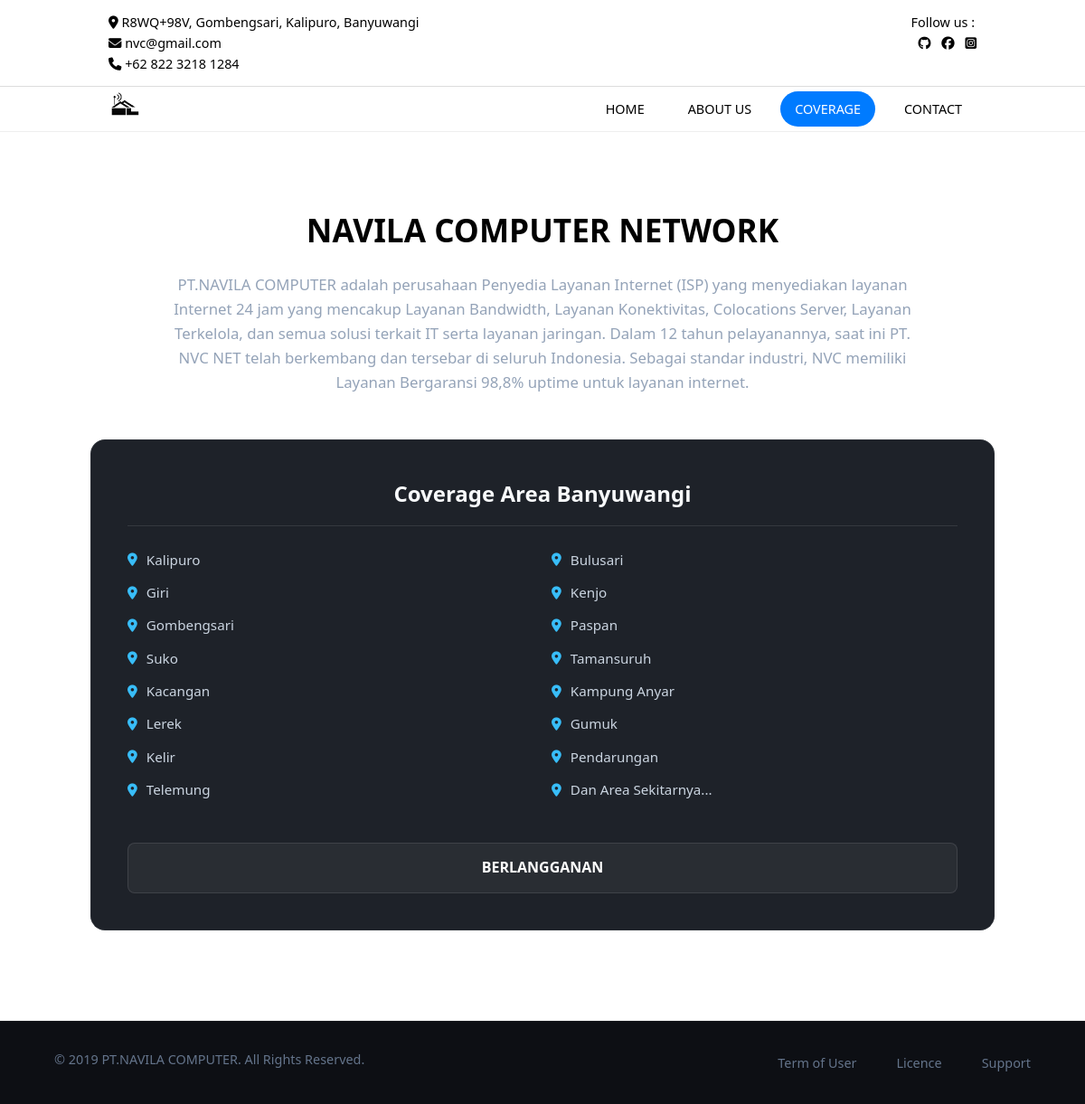
The page /pages/coverage.php on the database its author committed.
### tables this page shows
CREATE TABLE IF NOT EXISTS `coverage_area` (
  `id_coverage` INT AUTO_INCREMENT PRIMARY KEY,
  `nama_kota` VARCHAR(100) NOT NULL,
  `daftar_area` TEXT NOT NULL COMMENT 'Pisahkan tiap area dengan koma',
  `urutan` INT DEFAULT 0,
  `created_at` TIMESTAMP DEFAULT CURRENT_TIMESTAMP
);

### pages/coverage.php (the view, shortened to what this page needs)
<!DOCTYPE html>
<html lang="id">
<head>
  <link rel="stylesheet" href="../assets/css/style.css">
  <link rel="stylesheet" href="https://cdnjs.cloudflare.com/ajax/libs/font-awesome/6.5.2/css/all.min.css">
</head>
<body>
  <div class="about">
    <div class="wadah">
      <div class="kontak-info">
        <p><i class="fa-solid fa-location-dot" aria-hidden="true"></i> R8WQ+98V, Gombengsari, Kalipuro, Banyuwangi</p>
        <p><i class="fa-solid fa-envelope" aria-hidden="true"></i> nvc@gmail.com</p>
        <p><i class="fa-solid fa-phone" aria-hidden="true"></i> +62 822 3218 1284</p>
      </div>
      <div class="follow">
        <p>Follow us : </p>
        <p>
          <a href="https://github.com/TheoAchmadd/nvcnet"><i class="fa-brands fa-github"></i></a>
          <a href="#"><i class="fa-brands fa-facebook"></i></a>
          <a href="#"><i class="fa-brands fa-square-instagram"></i></a>
        </p>
      </div>
    </div>
  </div>
  <nav class="navbar">
    <a href="#" class="logo-nav"><img src="../assets/gambar/Enhance_the_uploaded-removebg-preview.png" alt="Logo NVC Network"></a>
    <div class="navigasi">
      <a href="../index.php">HOME</a>
      <a href="../pages/about.php">ABOUT US</a>
      <a href="" class="active">COVERAGE</a>
      <a href="../pages/contact.php">CONTACT</a>
    </div>
  </nav>
  <section class="coverage">
    <div class="coverage-container">
      <h2>NAVILA COMPUTER NETWORK</h2>
      <p class="desc">
        PT.NAVILA COMPUTER adalah perusahaan Penyedia Layanan Internet (ISP) yang menyediakan layanan Internet 24 jam
        yang mencakup Layanan Bandwidth, Layanan Konektivitas, Colocations Server, Layanan Terkelola, dan semua solusi terkait IT
        serta layanan jaringan. Dalam 12 tahun pelayanannya, saat ini PT. NVC NET telah berkembang dan tersebar di seluruh Indonesia.
        Sebagai standar industri, NVC memiliki Layanan Bergaransi 98,8% uptime untuk layanan internet.
      </p>
      <div class="coverage-grid">
        <?php
        require_once "../assets/config/koneksi.php";
        $cov_check = $conn->query("SHOW TABLES LIKE 'coverage_area'");
        if ($cov_check && $cov_check->num_rows > 0) {
            $cov_res = $conn->query("SELECT * FROM coverage_area ORDER BY urutan ASC, id_coverage ASC");
        } else { $cov_res = false; }
        if ($cov_res && $cov_res->num_rows > 0):
          while ($cov = $cov_res->fetch_assoc()):
            $areas = array_map('trim', explode(',', $cov['daftar_area']));
        ?>
        <div class="coverage-box">
          <h3>Coverage Area <?= htmlspecialchars($cov['nama_kota']) ?></h3>
          <ul>
            <?php foreach ($areas as $a): ?><li><?= htmlspecialchars($a) ?></li><?php endforeach; ?>
          </ul>
          <a href="../pages/contact.php" class="btn-coverage">BERLANGGANAN</a>
        </div>
        <?php endwhile; endif; ?>
      </div>
    </div>
  </section>
<?php include "../assets/component/footer.php" ?>
</body>
</html>

### assets/css/style.css (style rules this page uses)
* { margin: 0; padding: 0; box-sizing: border-box; font-family: 'Segoe UI', Tahoma, Geneva, Verdana, sans-serif; }
body { background-color: #ffffff; color: #000000; overflow-x: hidden; line-height: 1.6; }
a { text-decoration: none; transition: all 0.3s ease; }
ul { list-style: none; }
.wadah { border-bottom: 1px solid #ddd; display: flex; flex-wrap: wrap; justify-content: space-between; padding: 0.8rem 10vw; font-size: 0.9rem; gap: 1rem; }
.follow i { margin-left: 0.5rem; }
.navbar { border-bottom: 1px solid #eee; padding: 0.4rem 10vw; display: flex; justify-content: space-between; align-items: center; background: #fff; position: sticky; top: 0; z-index: 9999; height: 50px; }
.navigasi a { font-size: 0.9rem; font-weight: 600; padding: 0.5rem 1rem; border-radius: 25px; position: relative; transition: all 0.3s ease; color: #000; }
.navigasi a::after { content: ""; position: absolute; left: 50%; bottom: 0; width: 0; height: 2px; background: #007bff; transition: all 0.3s ease; transform: translateX(-50%); }
.navigasi a.active { background: #007bff; color: #fff; }
.navigasi a.active::after { width: 60%; }
.logo-nav img { width: 35px; height: auto; }
.navigasi { display: flex; gap: 1rem; }
.navigasi a { font-size: 0.9rem; font-weight: 500; position: relative; }
.coverage { padding: 80px 20px 100px; flex: 1; }
.coverage-container { max-width: 1000px; margin: 0 auto; }
.coverage-container h2 { text-align: center; font-size: clamp(1.8rem, 4vw, 2.2rem); font-weight: 800; margin-bottom: 20px; color: #000000; }
.coverage-container p.desc { text-align: center; max-width: 850px; margin: 0 auto 50px; color: #94a3b8; font-size: 1.05rem; }
.coverage-grid { display: grid; grid-template-columns: repeat(auto-fit, minmax(350px, 1fr)); gap: 30px; justify-content: center; }
.coverage-box { background: #1e2229; padding: 40px; border-radius: 16px; border: 1px solid rgba(255, 255, 255, 0.05); transition: transform 0.3s ease, border-color 0.3s ease; display: flex; flex-direction: column; }
.coverage-box h3 { font-size: 1.5rem; font-weight: 700; margin-bottom: 25px; color: #f8fafc; text-align: center; border-bottom: 1px solid rgba(255, 255, 255, 0.1); padding-bottom: 15px; }
.coverage-box ul { list-style: none; column-count: 2; column-gap: 20px; margin-bottom: 35px; flex-grow: 1; }
.coverage-box ul li { color: #cbd5e1; font-size: 0.95rem; margin-bottom: 12px; display: flex; align-items: center; gap: 10px; break-inside: avoid; }
.coverage-box ul li::before { content: "\f3c5"; font-family: "Font Awesome 6 Free"; font-weight: 900; color: #38bdf8; font-size: 0.9rem; }
.btn-coverage { display: block; text-align: center; padding: 14px; background: rgba(255, 255, 255, 0.05); color: #ffffff; border-radius: 8px; font-weight: 600; border: 1px solid rgba(255, 255, 255, 0.1); transition: all 0.3s ease; }
i { color: inherit; }
a i { color: #000000; }

### rows shown on the page
coverage_area: nama_kota "Banyuwangi", daftar_area "Kalipuro", daftar_area "Giri", daftar_area "Gombengsari", daftar_area "Suko", daftar_area "Kacangan", daftar_area "Lerek", daftar_area "Kelir", daftar_area "Telemung", daftar_area "Bulusari", daftar_area "Kenjo", daftar_area "Paspan", daftar_area "Tamansuruh", daftar_area "Kampung Anyar", daftar_area "Gumuk", daftar_area "Pendarungan", daftar_area "Dan Area Sekitarnya..."
